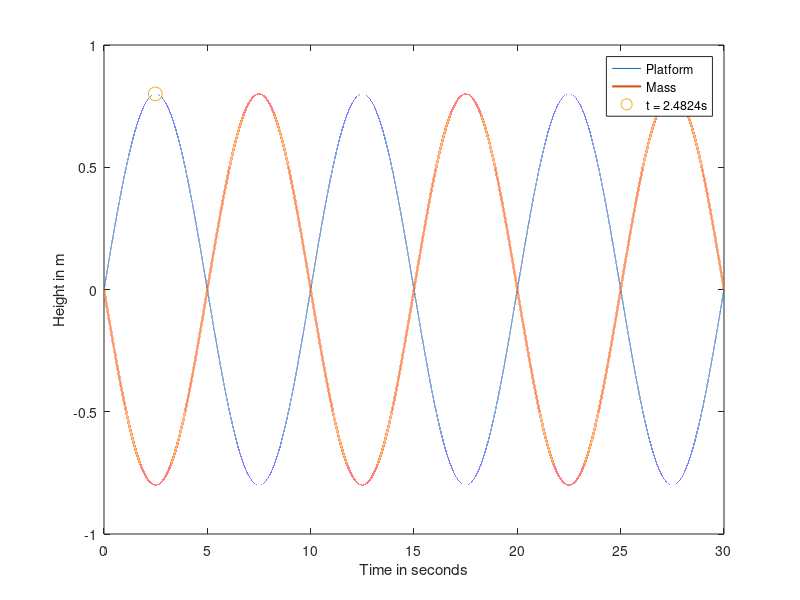
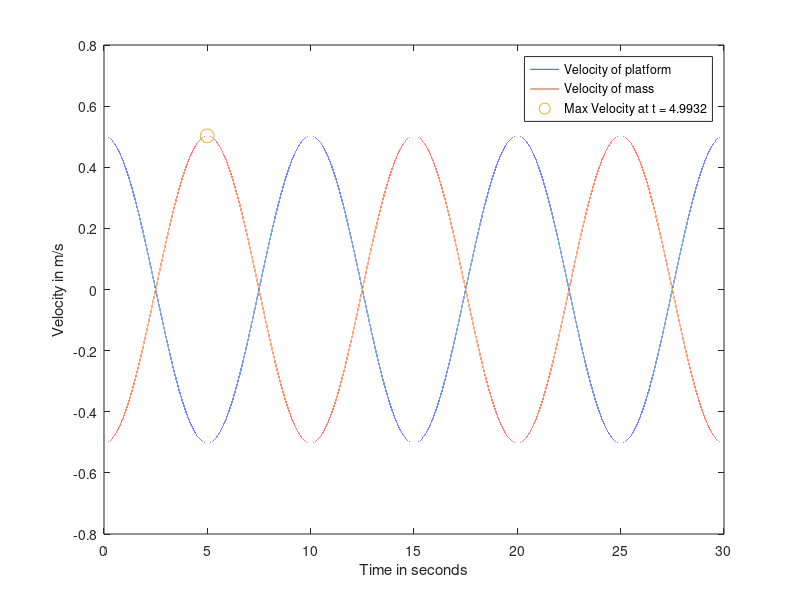

Write the MATLAB code that produced these figures, in order. (Note: a time limit stopped this script after it produced the figures.)
clear; close all; clc; 
%Parameters
rd = 0.225;
m = 9000;
g = 9.81;
dd = 0.45;
nsh = 3;
i_g = 46;
mu_eq = 0.15;
w0 = 5; 

%Time integration
Time = 0.0;
EndTime = 30.0; 
Counter = 1;
StepTime = 1e-4;

while Time < EndTime
    %Platform position
    Zp = 0.8*sin(pi/5 * Time);
    ZpDot = ((4*pi*cos(pi*Time/5))/25); 
    ZpDotDot = -((4*pi*sin(pi*Time/5))/125); 

    %Mass position
    Zm = -0.8*sin((pi)/5 * Time);
    ZmDot = -(4*pi*cos(pi*Time/5)/25);
    ZmDotDot = (4*pi*sin(pi*Time/5)/125); 

    % Wm
    wm = ZmDot/rd; 

    %Mm
    Mm = ((m*g*dd)/(2*nsh*2*i_g)) * (1 + mu_eq*tanh(wm/w0)); 

    TimePlot(Counter) = Time;
    zPlot(Counter) = Zp;
    wPlot(Counter) = ZpDot;
    aPlot(Counter) = ZpDotDot; 
    zmPlot(Counter) = Zm; 
    zmDotPlot(Counter) = ZmDot; 
    zmDotDotPlot(Counter) = ZmDotDot; 
    wmPlot(Counter) = wm;
    MmPlot(Counter) = Mm;

    Time = Time + StepTime;
    Counter = Counter + 1; 



end 
plot(TimePlot, zPlot);
xlabel('Time in seconds');
ylabel('Height in m'); 
hold on

plot(TimePlot, zmPlot, 'LineWidth', 1.5);
xlabel('Time in seconds');
ylabel('Height in m'); 
hold on

t1pos = max(zPlot); 
plot(2.4824, t1pos, 'o', 'MarkerSize' , 10);
legend('Platform', 'Mass', 't = 2.4824s');

figure
plot(TimePlot, wPlot); 
xlabel('Time in seconds');
ylabel('Velocity in m/s'); 
hold on

plot(TimePlot, zmDotPlot); 
t1vel = max(zmDotPlot); 
hold on

plot(4.9932, t1vel, 'o', 'MarkerSize', 10);
legend('Velocity of platform', 'Velocity of mass', 'Max Velocity at t = 4.9932')

figure
plot(TimePlot, aPlot); 
xlabel('Time in seconds');
ylabel('Acceleration in m/s^2'); 

figure
plot(TimePlot, wmPlot); 
xlabel('Time in seconds');
ylabel('Velocity in rad/s'); 

figure
plot(TimePlot, MmPlot); 
xlabel('Time in seconds');
ylabel('Motor Moment in Nm'); 


a = max(abs(aPlot)); 
w = max(abs(wPlot)); 
wmMax = max(abs(wmPlot)); 
